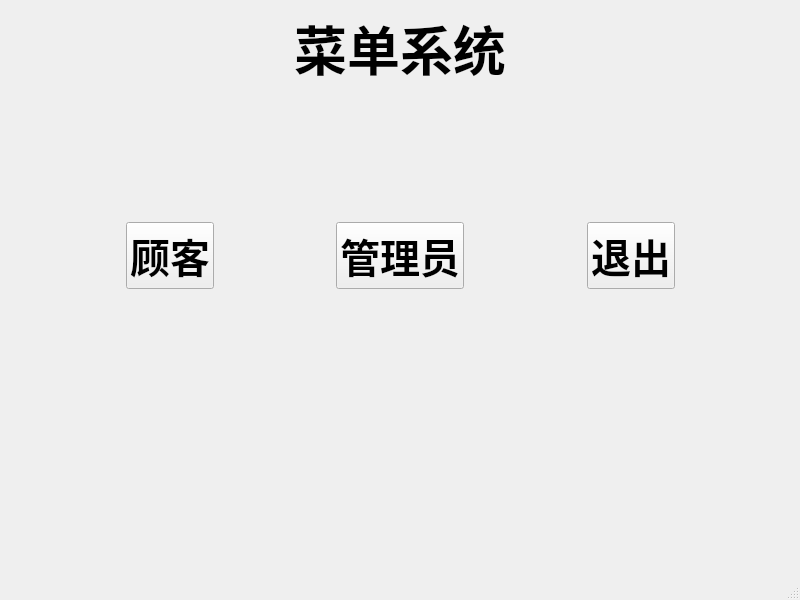
<?xml version="1.0" encoding="UTF-8"?>
<ui version="4.0">
 <class>MainWindow_first</class>
 <widget class="QMainWindow" name="MainWindow_first">
  <property name="geometry">
   <rect>
    <x>0</x>
    <y>0</y>
    <width>800</width>
    <height>600</height>
   </rect>
  </property>
  <property name="windowTitle">
   <string>菜单系统</string>
  </property>
  <widget class="QWidget" name="centralwidget">
   <layout class="QGridLayout" name="gridLayout">
    <item row="0" column="0">
     <layout class="QVBoxLayout" name="verticalLayout">
      <item>
       <widget class="QLabel" name="label_menu">
        <property name="font">
         <font>
          <pointsize>40</pointsize>
          <weight>75</weight>
          <bold>true</bold>
         </font>
        </property>
        <property name="text">
         <string>菜单系统</string>
        </property>
        <property name="alignment">
         <set>Qt::AlignCenter</set>
        </property>
       </widget>
      </item>
      <item>
       <spacer name="verticalSpacer">
        <property name="orientation">
         <enum>Qt::Vertical</enum>
        </property>
        <property name="sizeType">
         <enum>QSizePolicy::Expanding</enum>
        </property>
        <property name="sizeHint" stdset="0">
         <size>
          <width>20</width>
          <height>40</height>
         </size>
        </property>
       </spacer>
      </item>
      <item>
       <layout class="QHBoxLayout" name="horizontalLayout" stretch="0,0,0,0,0,0,0">
        <item>
         <spacer name="horizontalSpacer_2">
          <property name="orientation">
           <enum>Qt::Horizontal</enum>
          </property>
          <property name="sizeType">
           <enum>QSizePolicy::Expanding</enum>
          </property>
          <property name="sizeHint" stdset="0">
           <size>
            <width>40</width>
            <height>20</height>
           </size>
          </property>
         </spacer>
        </item>
        <item>
         <widget class="QPushButton" name="pushButton_custom">
          <property name="enabled">
           <bool>true</bool>
          </property>
          <property name="sizePolicy">
           <sizepolicy hsizetype="Maximum" vsizetype="Maximum">
            <horstretch>0</horstretch>
            <verstretch>0</verstretch>
           </sizepolicy>
          </property>
          <property name="font">
           <font>
            <pointsize>30</pointsize>
            <weight>75</weight>
            <bold>true</bold>
           </font>
          </property>
          <property name="text">
           <string>顾客</string>
          </property>
         </widget>
        </item>
        <item>
         <spacer name="horizontalSpacer">
          <property name="orientation">
           <enum>Qt::Horizontal</enum>
          </property>
          <property name="sizeType">
           <enum>QSizePolicy::Expanding</enum>
          </property>
          <property name="sizeHint" stdset="0">
           <size>
            <width>40</width>
            <height>20</height>
           </size>
          </property>
         </spacer>
        </item>
        <item>
         <widget class="QPushButton" name="pushButton_admin">
          <property name="font">
           <font>
            <pointsize>30</pointsize>
            <weight>75</weight>
            <bold>true</bold>
           </font>
          </property>
          <property name="text">
           <string>管理员</string>
          </property>
         </widget>
        </item>
        <item>
         <spacer name="horizontalSpacer_4">
          <property name="orientation">
           <enum>Qt::Horizontal</enum>
          </property>
          <property name="sizeHint" stdset="0">
           <size>
            <width>40</width>
            <height>20</height>
           </size>
          </property>
         </spacer>
        </item>
        <item>
         <widget class="QPushButton" name="pushButton_quit">
          <property name="font">
           <font>
            <pointsize>30</pointsize>
            <weight>75</weight>
            <bold>true</bold>
           </font>
          </property>
          <property name="text">
           <string>退出</string>
          </property>
         </widget>
        </item>
        <item>
         <spacer name="horizontalSpacer_3">
          <property name="orientation">
           <enum>Qt::Horizontal</enum>
          </property>
          <property name="sizeType">
           <enum>QSizePolicy::Expanding</enum>
          </property>
          <property name="sizeHint" stdset="0">
           <size>
            <width>40</width>
            <height>20</height>
           </size>
          </property>
         </spacer>
        </item>
       </layout>
      </item>
     </layout>
    </item>
    <item row="1" column="0">
     <spacer name="verticalSpacer_2">
      <property name="orientation">
       <enum>Qt::Vertical</enum>
      </property>
      <property name="sizeType">
       <enum>QSizePolicy::Expanding</enum>
      </property>
      <property name="sizeHint" stdset="0">
       <size>
        <width>20</width>
        <height>40</height>
       </size>
      </property>
     </spacer>
    </item>
   </layout>
  </widget>
  <widget class="QMenuBar" name="menubar">
   <property name="geometry">
    <rect>
     <x>0</x>
     <y>0</y>
     <width>800</width>
     <height>26</height>
    </rect>
   </property>
  </widget>
  <widget class="QStatusBar" name="statusbar"/>
 </widget>
 <resources/>
 <connections/>
</ui>
